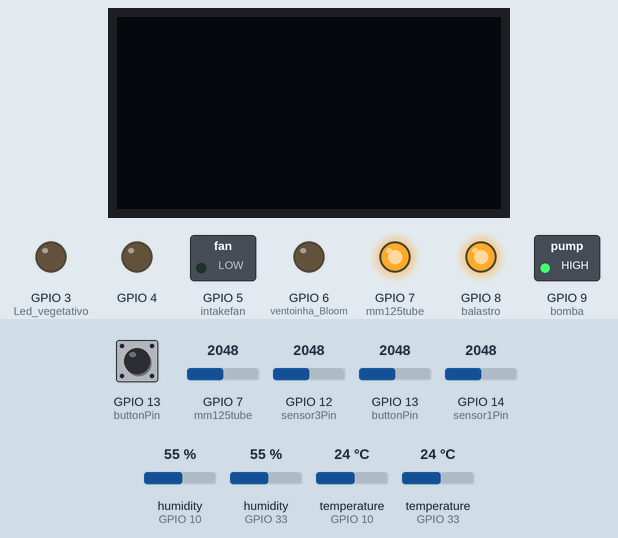
This sketch was run on a simulated ESP32-S3. Shown: 128×64 one-colour display, switched loads named in the sketch (green lamp = pin HIGH), output pins drawn as LEDs (lit = HIGH). Inputs (shaded band) come from the test bench; at power-on: GPIO 7 (mm125tube) = 2048, humidity (sensors on GPIO 33, GPIO 10) 55 %, GPIO 12 (sensor3Pin) = 2048, GPIO 13 (buttonPin) LOW, GPIO 13 (buttonPin) = 2048, GPIO 14 (sensor1Pin) = 2048, temperature (sensors on GPIO 10, GPIO 33) 24 °C. WiFi joins after 1.5 s; servers stay silent unless stated; the local clock reads 2024-03-15 10:24:30 at power-on unless the sketch sets it; pins used as bus, display or sensor lines are not drawn.

Above: at 3.0 s.
3.1 s: GPIO 7 (mm125tube) set to 552
At 4.2 s:
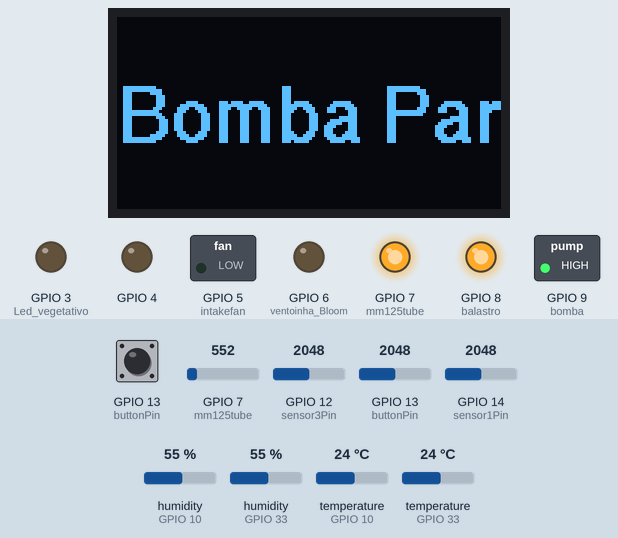
4.6 s: GPIO 7 (mm125tube) set to 478
At 5.7 s:
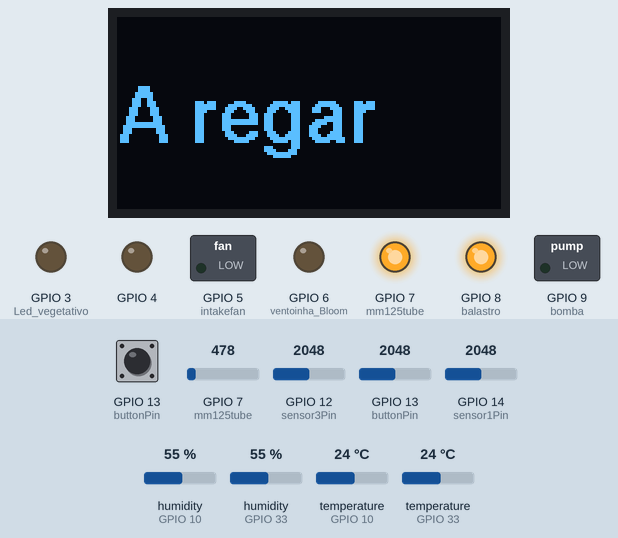
6.1 s: humidity (sensor on GPIO 33) set to 88 %
At 8.5 s:
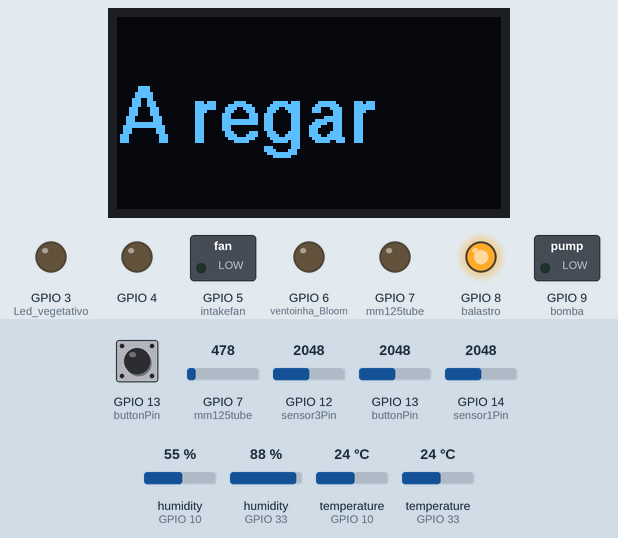
Timing chart, 0 to 10.0 s (numbered marks = the images above; inputs shaded):
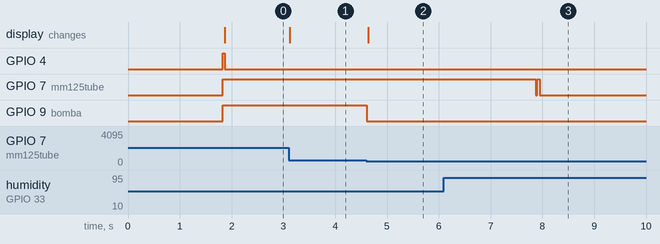

The sketch:

Canu_no.ino
```cpp
////////////COMUNICAÇÃO INTERNET
#define BLYNK_PRINT Serial
#include <BlynkSimpleShieldEsp8266.h>
#include <WiFi.h>
char auth[] = "_v1WgCwcT98Ax8eYHhU4gJxoIowEexYh";
char ssid[] = "NOS_Internet_Movel_C254";
char pass[] = "04047761";
BlynkTimer timer;

////////////ESP8266 WIFI
#include <ESP8266_Lib.h>
#define EspSerial Serial1
ESP8266 wifi(&EspSerial);
#define ESP8266_BAUD 115200

////////////COMUNICAÇÃO COM I2C
#include <Wire.h> //SCL,SDA library

///////////DS1307 TINY REAL TIME CLOCK
#include "RTClib.h" //RTC1307 library
#include <DS1307RTC.h> //RTC1307, Clock
RTC_DS1307 rtc;
#if defined(ARDUINO_ARCH_SAMD)
#define Serial SerialUSB
#endif

///////////SENSORES DE HUMIDADE E TEMPERATURA DO AR DHT22 E DHT11
#include "DHT.h"
#define DHTPIN_11 10     // what pin we're connected to
#define DHTPIN_22 33
#define DHTTYPE DHT11   // DHT 11
#define DHTTYPE DHT22   // DHT 22  (AM2302)
DHT dht11(DHTPIN_11, DHT11);
DHT dht22(DHTPIN_22, DHT22);

///////////////////VISOR OLED
#include <U8g2lib.h>
#ifdef U8X8_HAVE_HW_SPI
#include <SPI.h>
#endif
#ifdef U8X8_HAVE_HW_I2C
#endif
U8G2_SSD1306_128X64_NONAME_1_HW_I2C u8g2(U8G2_R0, /* reset=*/ U8X8_PIN_NONE);

//////////////////////////RELÉS do canal D2 ao D7
#define balastro 8 /////////check ficha branca
int balastroOut = 8;

#define Led_vegetativo 3 // check ficha 3
int Led_vegetativoOut = 3;

#define ventoinhaGrow 2 // ///////check ficha 1
int ventoinhaGrowOut = 2;

#define ventoinha_Bloom 6 //////////check  shuko femea preta
int ventoinha_BloomOut = 6;

#define mm125tube 7 /////////check ficha 2 ///ok
int mm125tubeOut = 7;

#define bomba 9 /////// check ficha 4
int bombaOut = 9;

/////////////////////// 12V

#define Piezo24v 4 // check ficha 24v
int Piezo24vOut = 4;

#define intakefan 5 // check ficha 12v
int intakefanOut = 5;

// current state of the button
const int  buttonPin = 13;
int buttonState = 0;
int lastButtonState = 0;

/////////////////////IDE SETUP
void setup() {
  Serial.begin(9600);
  Wire.begin();
  rtc.begin();
  EspSerial.begin(ESP8266_BAUD);
  Blynk.begin(auth, wifi, ssid, pass);
  //rtc.adjust(DateTime(2020, 12, 10, 1, 34 , 0));
  dht11.begin();
  dht22.begin();
  u8g2.begin();

  /////////////RELÈS
  pinMode(2, OUTPUT);
  pinMode(3, OUTPUT);
  pinMode(4, OUTPUT);
  pinMode(5, OUTPUT);
  pinMode(6, OUTPUT);
  pinMode(7, OUTPUT);
  pinMode(8, OUTPUT);
  pinMode(9, OUTPUT);

  //////PORQUE ESTÃO NORMALMENTE ABERTAS EM LOW
  digitalWrite(2, HIGH);
  digitalWrite(3, HIGH);
  digitalWrite(4, HIGH);
  digitalWrite(5, HIGH);
  digitalWrite(6, HIGH);
  digitalWrite(7, HIGH);
  digitalWrite(8, HIGH);
  digitalWrite(9, HIGH);

  pinMode(buttonPin, INPUT);
}

void loop() {
  Blynk.run();
  luzes();
  ambiente_bloom();
  Humidade_Automatica_grow();
  MenuPrincipal();
  blynk_solo();

  buttonState = digitalRead(buttonPin);
  if (buttonState != lastButtonState) {
    if (buttonState == LOW) {
      digitalWrite(12, HIGH);
    } else {
      digitalWrite(12, LOW);
    }
  }
  lastButtonState = buttonState;
}

void blynk_solo() {
  int sensor1Pin = A13;
  int sensor1Value = 0;
  int sensor1map = 0;
  sensor1Value = analogRead(sensor1Pin);
  sensor1map = map(sensor1Value, 0, 620, 0, 100); //////map(valor/input a ser mapeado, fromLow, fromHigh, toLow, toHigh)

  int sensor2Pin = A12;
  int sensor2Value = 0;
  int sensor2map = 0;
  sensor2Value = analogRead(sensor2Pin);
  sensor2map = map(sensor2Value,  0, 620, 0, 100); //////map(valor/input a ser mapeado, fromLow, fromHigh, toLow, toHigh)

  int sensor3Pin = A11;
  int sensor3Value = 0;
  int sensor3map = 0;
  sensor3Value = analogRead(sensor3Pin);
  sensor3map = map(sensor3Value,  0, 620, 0, 100); //////map(valor/input a ser mapeado, fromLow, fromHigh, toLow, toHigh)

  Blynk.virtualWrite(V5, sensor1map);
  Blynk.virtualWrite(V6, sensor2map);
  Blynk.virtualWrite(V7, sensor3map);
}

void MenuPrincipal() {
  const int potPin = A6; //6
  int potValue = 0;
  int potMap = 0;

  const int pot2Pin = A15; //
  int pot2Value = 0;
  int pot2Map = 0;

  int temp_dht22 = dht22.readTemperature();
  int hum_dht22 = dht22.readHumidity() - 9;
  int temp_dht11 = dht11.readTemperature();
  int hum_dht11 = dht11.readHumidity() ;

  int sensor1Pin = A13;
  int sensor1Value = 0;
  int sensor1map = 0;
  sensor1Value = analogRead(sensor1Pin);
  sensor1map = map(sensor1Value, 0, 620, 0, 100); //////map(valor/input a ser mapeado, fromLow, fromHigh, toLow, toHigh)

  int sensor2Pin = A12;
  int sensor2Value = 0;
  int sensor2map = 0;
  sensor2Value = analogRead(sensor2Pin);
  sensor2map = map(sensor2Value,  0, 620, 0, 100); //////map(valor/input a ser mapeado, fromLow, fromHigh, toLow, toHigh)

  int sensor3Pin = A11;
  int sensor3Value = 0;
  int sensor3map = 0;
  sensor3Value = analogRead(sensor3Pin);
  sensor3map = map(sensor3Value,  0, 620, 0, 100); //////map(valor/input a ser mapeado, fromLow, fromHigh, toLow, toHigh)

  int map_hum_dht11 = 0;
  map_hum_dht11 = map(hum_dht11, 0, 130, 0, 100);

  potValue = analogRead(potPin);
  potMap = map(potValue, 10, 1000, 1, 3);
  switch (potMap) {
    case 1:
      rega();
      oled_rega();
      break;

    case 2:
      rega_parada();
      oled_rega_Stop();
      break;

    case 3:
      pot2Value = analogRead(pot2Pin);
      pot2Map = map(pot2Value, 0, 1023, 1, 7);
      switch (pot2Map) {
        case 1:
          u8g2.firstPage();
          do {
            u8g2.setFont(u8g2_font_helvB14_te);
            u8g2.setCursor(12, 26);
            u8g2.print("Bloom Temp");
            u8g2.setFont(u8g2_font_helvB24_te);
            u8g2.setCursor(42, 56);
            u8g2.print(temp_dht22);
          }  while (u8g2.nextPage());
          break;

        case 2:
          u8g2.firstPage();
          do {
            u8g2.setFont(u8g2_font_helvB14_te);
            u8g2.setCursor(12, 26);
            u8g2.print("Grow Temp");
            u8g2.setFont(u8g2_font_helvB24_te);
            u8g2.setCursor(42, 56);
            u8g2.print(temp_dht11);
          }  while (u8g2.nextPage());
          break;

        case 3:
          u8g2.firstPage();
          do {
            u8g2.setFont(u8g2_font_helvB14_te);
            u8g2.setCursor(12, 26);
            u8g2.print("Grow Hum");
            u8g2.setFont(u8g2_font_helvB24_te);
            u8g2.setCursor(42, 56);
            u8g2.print(map_hum_dht11);
          }  while (u8g2.nextPage());
          break;

        case 4:
          u8g2.firstPage();
          do {
            u8g2.setFont(u8g2_font_helvB14_te);
            u8g2.setCursor(12, 26);
            u8g2.print("Bloom Hum");
            u8g2.setFont(u8g2_font_helvB24_te);
            u8g2.setCursor(42, 56);
            u8g2.print(hum_dht22);
          }  while (u8g2.nextPage());
          break;

        case 5:
          u8g2.firstPage();
          do {
            u8g2.setFont(u8g2_font_helvB14_te);
            u8g2.setCursor(22, 26);
            u8g2.print("Sensor1");
            u8g2.setFont(u8g2_font_helvB24_te);
            u8g2.setCursor(42, 56);
            u8g2.print(sensor1map);
          }  while (u8g2.nextPage());
          break;

        case 6:
          u8g2.firstPage();
          do {
            u8g2.setFont(u8g2_font_helvB14_te);
            u8g2.setCursor(22, 26);
            u8g2.print("Sensor2");
            u8g2.setFont(u8g2_font_helvB24_te);
            u8g2.setCursor(42, 56);
            u8g2.print(sensor2map);
          }  while (u8g2.nextPage());
          break;

        case 7:
          u8g2.firstPage();
          do {
            u8g2.setFont(u8g2_font_helvB14_te);
            u8g2.setCursor(22, 26);
            u8g2.print("Sensor3");
            u8g2.setFont(u8g2_font_helvB24_te);
            u8g2.setCursor(42, 56);
            u8g2.print(sensor3map);
          }  while (u8g2.nextPage());
          break;
      }
  }
}

void rega() {
  digitalWrite(bomba, LOW);
  digitalWrite(15, HIGH);
}

void rega_parada() {
  digitalWrite(bomba, HIGH);
  digitalWrite(15, LOW);
}

void luzes() {
  DateTime now = rtc.now();
  ///////12 horas
  if ((now.hour() >= 20 && now.hour() <= 23 ) or
      (now.hour() >= 0 && now.hour() <= 8 ))
  {
    digitalWrite(balastro, LOW);
  } else {
    digitalWrite(balastro, HIGH);
  }

  if ((now.hour() >= 20 && now.hour() <= 23 ) or
      (now.hour() >= 0 && now.hour() <= 14 ))
  {
    digitalWrite(Led_vegetativo, LOW);
  } else {
    digitalWrite(Led_vegetativo, HIGH);
  }
}

void quente_bloom() {
  digitalWrite(mm125tube, LOW);
  digitalWrite(intakefan, LOW);
  digitalWrite(ventoinha_Bloom, LOW);
}
void estado_normal_bloom() {
  digitalWrite(mm125tube, HIGH);
  digitalWrite(intakefan, LOW);
  digitalWrite(ventoinha_Bloom, LOW);
}
void frio_bloom_dia() {
  digitalWrite(intakefan, HIGH);
  digitalWrite(mm125tube, HIGH);
  digitalWrite(ventoinha_Bloom, HIGH);
}

///////////////////////////TEMPERATURA E HUMIDADE
void ambiente_bloom() {
  int temp_dht22 = dht22.readTemperature();
  Blynk.virtualWrite(V2, temp_dht22, " ºC");
  int hum_dht22 = dht22.readHumidity() - 9;
  Blynk.virtualWrite(V1, hum_dht22, " %");
  if ( temp_dht22 >= 25 or hum_dht22 >= 60 )
  {
    quente_bloom();
  }

  if ( temp_dht22 >= 18 && temp_dht22 <= 24 )
  {
    estado_normal_bloom();
  }

  if (balastro == LOW && temp_dht22 <= 17)
  {
    frio_bloom_dia();
  }

  if ( hum_dht22 >= 65)
  {
    quente_bloom();
  }
}

void Humidade_Automatica_grow() {
  int temp_dht11 = dht11.readTemperature();
  int hum_dht11 = dht11.readHumidity();

  int map_hum_dht11 = 0;
  map_hum_dht11 = map(hum_dht11, 0, 130, 0, 100);
  Blynk.virtualWrite(V3, map_hum_dht11, " %");
  Blynk.virtualWrite(V4, temp_dht11, " ºC");

  if (map_hum_dht11 <= 65) {
    digitalWrite(4, LOW);
    digitalWrite(ventoinhaGrow, HIGH);
  } else {
    digitalWrite(4, HIGH);
    digitalWrite(ventoinhaGrow, LOW);
  }
}

void oled_rega() {
  u8g2.firstPage();
  do {
    u8g2.setFont(u8g2_font_helvB18_te);
    u8g2.setCursor(0, 42);
    u8g2.print("A regar");
  }  while (u8g2.nextPage());
}

void oled_rega_Stop() {
  u8g2.firstPage();
  do {
    u8g2.setFont(u8g2_font_helvB18_te);
    u8g2.setCursor(0, 42);
    u8g2.print("Bomba Parada");
  }  while (u8g2.nextPage());
}
```

Measured:
- the behaviour switches between 505 and 504 on GPIO 7 (mm125tube) (found by bisection; images 1 and 2)
- after the input at 3.1 s, the display: changes at once (image 1)
- after the input at 4.6 s, GPIO 9 (bomba): HIGH → LOW at once; the display: changes at once (image 2)
- after the input at 6.1 s, GPIO 7 (mm125tube): HIGH → LOW after 1.8 s, → HIGH 0.03 s later, → LOW 0.04 s later
